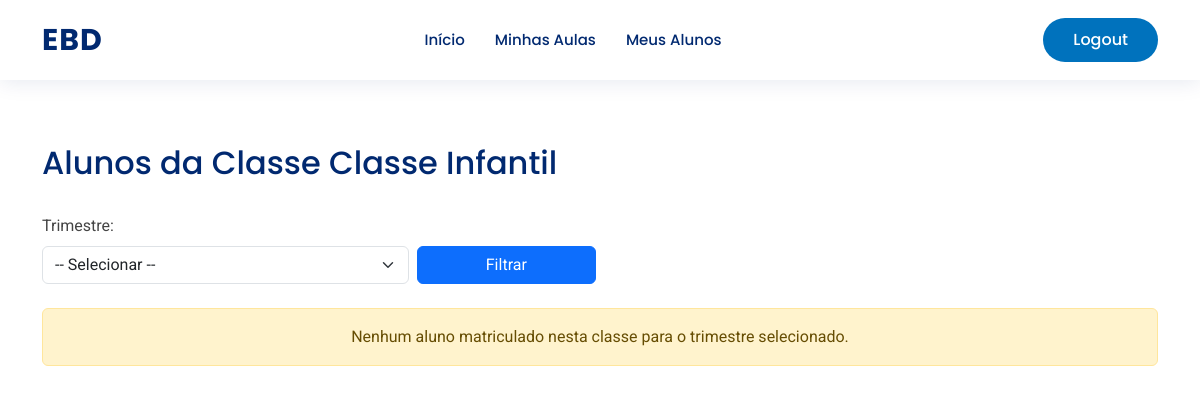
Before: /alunos/minha-classe/ (signed in) with the older database file.
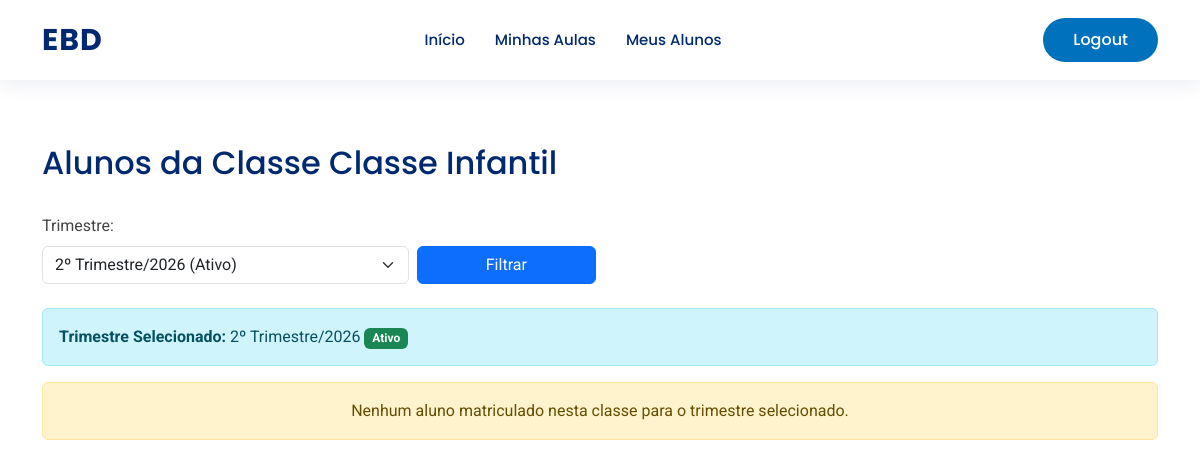
After: the same page with the newer database file.
### base/models.py (models this page shows, shortened)
class Trimestre(models.Model):
    igreja = models.ForeignKey(Igreja, on_delete=models.PROTECT, related_name="trimestres")
    trimestre = models.CharField(max_length=50)  # 1 Trim
    ano = models.PositiveIntegerField()
    ativo = models.BooleanField(default=False)
    concluido = models.BooleanField(default=False)
    class Meta:
        verbose_name = "Trimestre"
        verbose_name_plural = "Trimestres"
        unique_together = ('igreja', 'trimestre', 'ano')
        ordering = ["-ano", "trimestre"]

### base/views.py (the view)
# urls.py: path('alunos/minha-classe/', views.aluno_list_professor, name='aluno_list_professor'),
@user_passes_test(is_professor)
def aluno_list_professor(request):
    try:
        professor = Professor.objects.get(usuario=request.user)
    except Professor.DoesNotExist:
        messages.error(request, 'Você não está vinculado a nenhuma classe.')
        return redirect('dashboard')
    trimestre_selecionado_id = request.GET.get('trimestre', None)
    if trimestre_selecionado_id:
        try:
            trimestre_selecionado = Trimestre.objects.get(id=trimestre_selecionado_id)
        except Trimestre.DoesNotExist:
            trimestre_selecionado = Trimestre.objects.filter(ativo=True).first()
    else:
        trimestre_selecionado = Trimestre.objects.filter(ativo=True).first()
    todos_trimestres = Trimestre.objects.all().order_by('-ano', '-trimestre')
    if trimestre_selecionado:
        matriculas = Matricula.objects.filter(
            classe=professor.classe,
            trimestre=trimestre_selecionado,
            ativa=True
        ).select_related('aluno', 'classe', 'trimestre')
    else:
        matriculas = Matricula.objects.none()
    alunos = [m.aluno for m in matriculas]
    return render(request, 'aluno_list_professor.html', {
        'alunos': alunos,
        'classe': professor.classe,
        'trimestre_selecionado': trimestre_selecionado,
        'todos_trimestres': todos_trimestres
    })

### base/views.py (called while the page is built)
def is_professor(user): return user.is_authenticated and user.role == 'professor'

### base/templates/aluno_list_professor.html (shortened to what this page needs)
{% extends 'tela_inicial/layout_base.html' %}
{% block conteudo %}
<div class="container py-5">
  <div class="row mb-4">
    <div class="col">
      <h2>Alunos da Classe {{ classe.nome }}</h2>
    </div>
  </div>
  <div class="mb-4">
    <form method="GET" class="row g-2 align-items-end">
      <div class="col-md-4">
        <label for="trimestre" class="form-label">Trimestre:</label>
        <select name="trimestre" id="trimestre" class="form-select">
          <option value="">-- Selecionar --</option>
          {% for t in todos_trimestres %}
            <option value="{{ t.id }}" {% if t.id == trimestre_selecionado.id %}selected{% endif %}>
              {{ t.trimestre }}/{{ t.ano }}
            </option>
          {% endfor %}
        </select>
      </div>
      <div class="col-md-2">
        <button type="submit" class="btn btn-primary w-100">Filtrar</button>
      </div>
    </form>
  </div>
  {% if trimestre_selecionado %}
    <div class="alert alert-info">
      <strong>Trimestre Selecionado:</strong> {{ trimestre_selecionado.trimestre }}/{{ trimestre_selecionado.ano }}
      {% if trimestre_selecionado.ativo %}
        <span class="badge bg-success">Ativo</span>
      {% elif trimestre_selecionado.concluido %}
        <span class="badge bg-danger">Concluído</span>
      {% endif %}
    </div>
  {% endif %}
  {% if alunos %}
    <div class="table-responsive">
      <table class="table table-striped table-hover">
        <thead class="table-dark">
          <tr>
            <th>#</th>
            <th>Nome</th>
            <th>Data de Nascimento</th>
            <th>Ações</th>
          </tr>
        </thead>
        <tbody>
          {% for aluno in alunos %}
            <tr>
              <td>{{ forloop.counter }}</td>
              <td>{{ aluno.nome }}</td>
              <td>{{ aluno.data_nascimento|date:"d/m/Y" }}</td>
              <td>
              </td>
            </tr>
          {% endfor %}
        </tbody>
      </table>
    </div>
  {% else %}
    <div class="alert alert-warning text-center">
      <p class="mb-0">Nenhum aluno matriculado nesta classe para o trimestre selecionado.</p>
    </div>
  {% endif %}
</div>
{% endblock conteudo %}

Changed rows visible on the page:
added Trimestre: trimestre "2º Trimestre", ano "2026"
Other visible differences:
form field trimestre: "-- Selecionar --" → "2º Trimestre/2026 (Ativo)"
text now shown: "Trimestre Selecionado: / Ativo"
